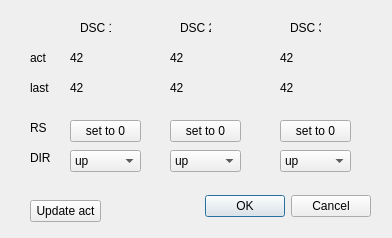
<?xml version="1.0" encoding="UTF-8"?>
<ui version="4.0">
 <class>DialogDSC</class>
 <widget class="QDialog" name="DialogDSC">
  <property name="geometry">
   <rect>
    <x>0</x>
    <y>0</y>
    <width>392</width>
    <height>238</height>
   </rect>
  </property>
  <property name="windowTitle">
   <string>Delay Stage Counter</string>
  </property>
  <widget class="QDialogButtonBox" name="buttonBox">
   <property name="geometry">
    <rect>
     <x>30</x>
     <y>190</y>
     <width>341</width>
     <height>32</height>
    </rect>
   </property>
   <property name="orientation">
    <enum>Qt::Horizontal</enum>
   </property>
   <property name="standardButtons">
    <set>QDialogButtonBox::Cancel|QDialogButtonBox::Ok</set>
   </property>
  </widget>
  <widget class="QLabel" name="label">
   <property name="geometry">
    <rect>
     <x>80</x>
     <y>20</y>
     <width>31</width>
     <height>16</height>
    </rect>
   </property>
   <property name="text">
    <string>DSC 1</string>
   </property>
  </widget>
  <widget class="QLabel" name="label_2">
   <property name="geometry">
    <rect>
     <x>180</x>
     <y>20</y>
     <width>31</width>
     <height>16</height>
    </rect>
   </property>
   <property name="text">
    <string>DSC 2</string>
   </property>
  </widget>
  <widget class="QLabel" name="label_3">
   <property name="geometry">
    <rect>
     <x>290</x>
     <y>20</y>
     <width>31</width>
     <height>16</height>
    </rect>
   </property>
   <property name="text">
    <string>DSC 3</string>
   </property>
  </widget>
  <widget class="QLabel" name="label_4">
   <property name="geometry">
    <rect>
     <x>30</x>
     <y>50</y>
     <width>31</width>
     <height>16</height>
    </rect>
   </property>
   <property name="text">
    <string>act</string>
   </property>
  </widget>
  <widget class="QLabel" name="label_5">
   <property name="geometry">
    <rect>
     <x>30</x>
     <y>80</y>
     <width>31</width>
     <height>16</height>
    </rect>
   </property>
   <property name="text">
    <string>last</string>
   </property>
  </widget>
  <widget class="QLabel" name="label_6">
   <property name="geometry">
    <rect>
     <x>30</x>
     <y>120</y>
     <width>31</width>
     <height>16</height>
    </rect>
   </property>
   <property name="text">
    <string>RS</string>
   </property>
  </widget>
  <widget class="QLabel" name="label_7">
   <property name="geometry">
    <rect>
     <x>30</x>
     <y>150</y>
     <width>31</width>
     <height>16</height>
    </rect>
   </property>
   <property name="text">
    <string>DIR</string>
   </property>
  </widget>
  <widget class="QComboBox" name="comboBox_DIR_DSC_1">
   <property name="geometry">
    <rect>
     <x>70</x>
     <y>150</y>
     <width>71</width>
     <height>22</height>
    </rect>
   </property>
   <item>
    <property name="text">
     <string>up</string>
    </property>
   </item>
   <item>
    <property name="text">
     <string>down</string>
    </property>
   </item>
  </widget>
  <widget class="QComboBox" name="comboBox_DIR_DSC_2">
   <property name="geometry">
    <rect>
     <x>170</x>
     <y>150</y>
     <width>71</width>
     <height>22</height>
    </rect>
   </property>
   <item>
    <property name="text">
     <string>up</string>
    </property>
   </item>
   <item>
    <property name="text">
     <string>down</string>
    </property>
   </item>
  </widget>
  <widget class="QComboBox" name="comboBox_DIR_DSC_3">
   <property name="geometry">
    <rect>
     <x>280</x>
     <y>150</y>
     <width>71</width>
     <height>22</height>
    </rect>
   </property>
   <item>
    <property name="text">
     <string>up</string>
    </property>
   </item>
   <item>
    <property name="text">
     <string>down</string>
    </property>
   </item>
  </widget>
  <widget class="QLabel" name="label_act_DSC_1">
   <property name="geometry">
    <rect>
     <x>70</x>
     <y>50</y>
     <width>61</width>
     <height>16</height>
    </rect>
   </property>
   <property name="text">
    <string>42</string>
   </property>
  </widget>
  <widget class="QLabel" name="label_act_DSC_2">
   <property name="geometry">
    <rect>
     <x>170</x>
     <y>50</y>
     <width>71</width>
     <height>16</height>
    </rect>
   </property>
   <property name="text">
    <string>42</string>
   </property>
  </widget>
  <widget class="QLabel" name="label_act_DSC_3">
   <property name="geometry">
    <rect>
     <x>280</x>
     <y>50</y>
     <width>71</width>
     <height>16</height>
    </rect>
   </property>
   <property name="text">
    <string>42</string>
   </property>
  </widget>
  <widget class="QLabel" name="label_last_DSC_1">
   <property name="geometry">
    <rect>
     <x>70</x>
     <y>80</y>
     <width>71</width>
     <height>16</height>
    </rect>
   </property>
   <property name="text">
    <string>42</string>
   </property>
  </widget>
  <widget class="QLabel" name="label_last_DSC_2">
   <property name="geometry">
    <rect>
     <x>170</x>
     <y>80</y>
     <width>71</width>
     <height>16</height>
    </rect>
   </property>
   <property name="text">
    <string>42</string>
   </property>
  </widget>
  <widget class="QLabel" name="label_last_DSC_3">
   <property name="geometry">
    <rect>
     <x>280</x>
     <y>80</y>
     <width>71</width>
     <height>16</height>
    </rect>
   </property>
   <property name="text">
    <string>42</string>
   </property>
  </widget>
  <widget class="QPushButton" name="pushButton_RS_DSC_1">
   <property name="geometry">
    <rect>
     <x>70</x>
     <y>120</y>
     <width>71</width>
     <height>22</height>
    </rect>
   </property>
   <property name="text">
    <string>set to 0</string>
   </property>
  </widget>
  <widget class="QPushButton" name="pushButton_RS_DSC_2">
   <property name="geometry">
    <rect>
     <x>170</x>
     <y>120</y>
     <width>71</width>
     <height>22</height>
    </rect>
   </property>
   <property name="text">
    <string>set to 0</string>
   </property>
  </widget>
  <widget class="QPushButton" name="pushButton_RS_DSC_3">
   <property name="geometry">
    <rect>
     <x>280</x>
     <y>120</y>
     <width>71</width>
     <height>22</height>
    </rect>
   </property>
   <property name="text">
    <string>set to 0</string>
   </property>
  </widget>
  <widget class="QPushButton" name="pushButton_update_act">
   <property name="geometry">
    <rect>
     <x>30</x>
     <y>200</y>
     <width>71</width>
     <height>22</height>
    </rect>
   </property>
   <property name="text">
    <string>Update act</string>
   </property>
  </widget>
 </widget>
 <resources/>
 <connections>
  <connection>
   <sender>buttonBox</sender>
   <signal>accepted()</signal>
   <receiver>DialogDSC</receiver>
   <slot>accept()</slot>
   <hints>
    <hint type="sourcelabel">
     <x>248</x>
     <y>254</y>
    </hint>
    <hint type="destinationlabel">
     <x>157</x>
     <y>274</y>
    </hint>
   </hints>
  </connection>
  <connection>
   <sender>buttonBox</sender>
   <signal>rejected()</signal>
   <receiver>DialogDSC</receiver>
   <slot>reject()</slot>
   <hints>
    <hint type="sourcelabel">
     <x>316</x>
     <y>260</y>
    </hint>
    <hint type="destinationlabel">
     <x>286</x>
     <y>274</y>
    </hint>
   </hints>
  </connection>
 </connections>
</ui>
